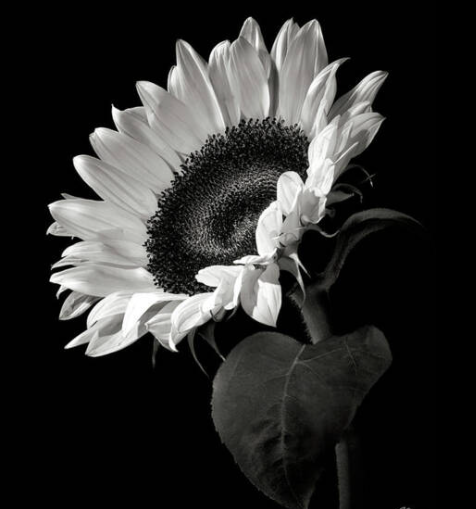
#> input picture Images/bw_flower.png, 476 x 509 px
$ python pg7.py   (older library calls are emulated)
#> lines starting #> are read from the running program, lines starting #| are printed output that depends on the picture; after the words box and inside, x2 and y2 are one past the last pixel; in counts of white or black regions, pixels touching at a corner belong together
"""
Program 7. Edge Detection: Implement edge detection algorithms like Sobel, Prewitt, Roberts, and
Canny.

Anthony Pinto Robinson
18/02/2026
"""

import cv2
import numpy as np
import matplotlib.pyplot as plt

image = cv2.imread('Images/bw_flower.png', cv2.IMREAD_GRAYSCALE)
#> image: shape (509, 476); min 0, max 255, mean 45.1

if image is None:
    print("Error: Image not found.")
    exit()

def roberts_edge_detection(image):
    kernel_x = np.array([[ 1, 0],
                         [ 0,-1]])
    kernel_y = np.array([[ 0, 1],
                         [-1, 0]])
    roberts_x = cv2.filter2D(image, cv2.CV_64F, kernel_x)
    roberts_y = cv2.filter2D(image, cv2.CV_64F, kernel_y)
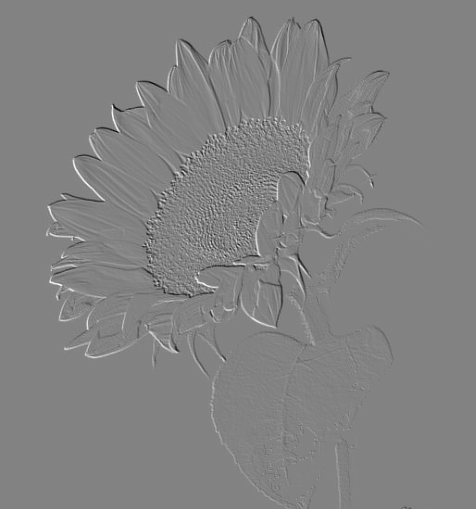
#> roberts_y: shape (509, 476) float64; min -210, max 199, mean 0; drawn with min black and max white
    roberts = cv2.magnitude(np.float32(roberts_x), np.float32(roberts_y))
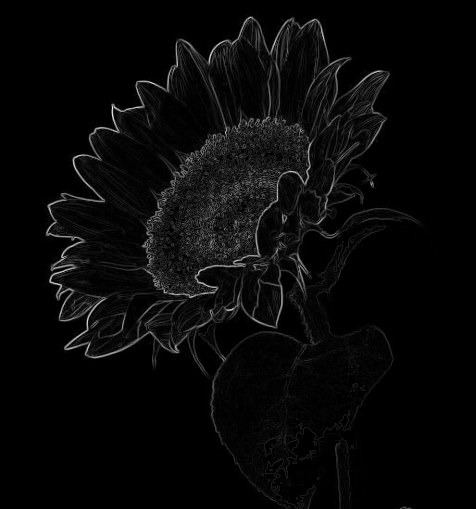
#> roberts: shape (509, 476) float32; min 0, max 276.9, mean 9.1; drawn with min black and max white
    return roberts

def prewitt_edge_detection(image):
    kernel_x = np.array([[ -1, 0, 1],
                         [ -1, 0, 1],
                         [ -1, 0, 1]])
#> kernel_x = [[-1, 0, 1], [-1, 0, 1], [-1, 0, 1]]
    kernel_y = np.array([[ 1, 1, 1],
                         [ 0, 0, 0],
                         [-1,-1,-1]])
    prewitt_x = cv2.filter2D(image, cv2.CV_64F, kernel_x)
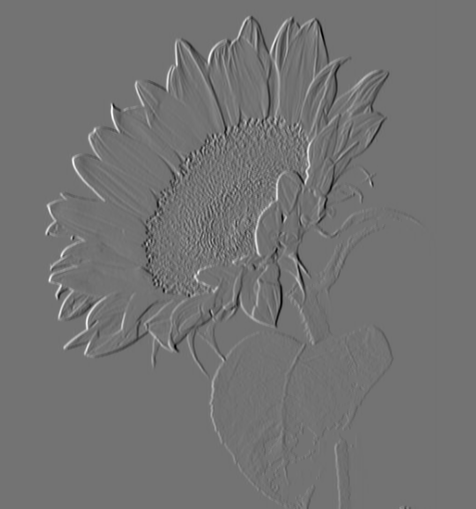
#> prewitt_x: shape (509, 476) float64; min -607, max 737, mean 0; drawn with min black and max white
    prewitt_y = cv2.filter2D(image, cv2.CV_64F, kernel_y)
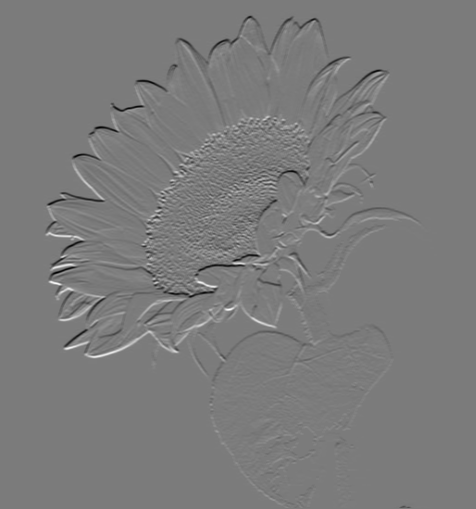
#> prewitt_y: shape (509, 476) float64; min -672, max 710, mean 0; drawn with min black and max white
    prewitt = cv2.magnitude(np.float32(prewitt_x), np.float32(prewitt_y))
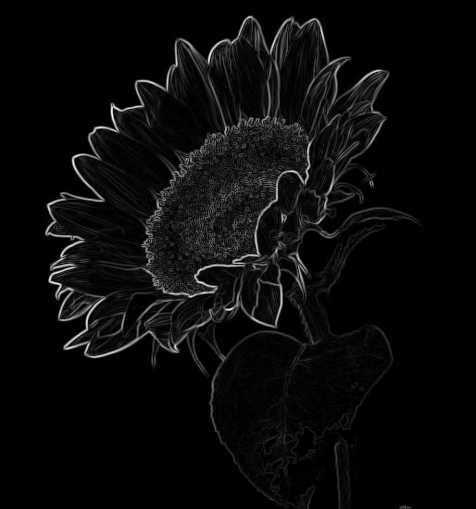
#> prewitt: shape (509, 476) float32; min 0, max 742.4, mean 30.6; drawn with min black and max white
    return prewitt

def sobel_edge_detection(image):
    sobel_x = cv2.Sobel(image, cv2.CV_64F, 1, 0, ksize=3)
    sobel_y = cv2.Sobel(image, cv2.CV_64F, 0, 1, ksize=3)
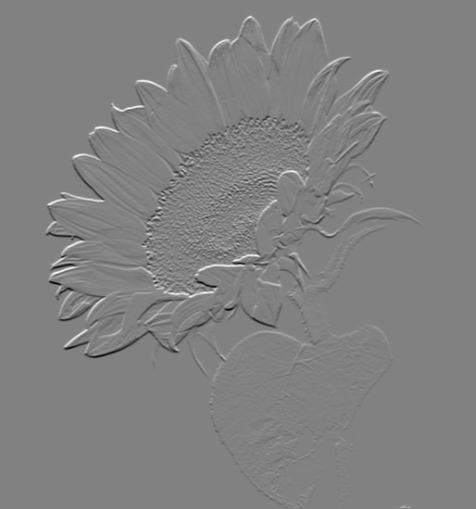
#> sobel_y: shape (509, 476) float64; min -946, max 912, mean 0; drawn with min black and max white
    sobel = cv2.magnitude(np.float32(sobel_x), np.float32(sobel_y))
    return sobel

def canny_edge_detection(image):
    return cv2.Canny(image, 100, 200)
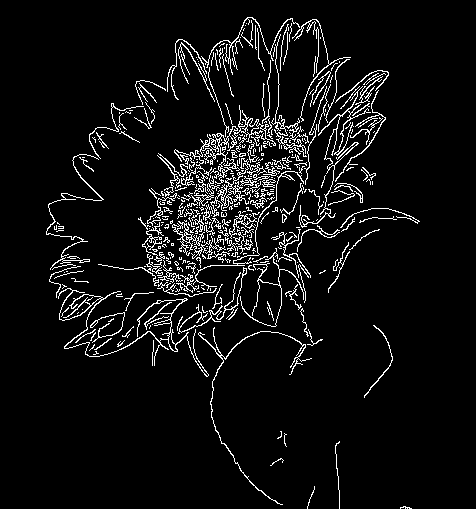
#> returned value: shape (509, 476); 6.2% white in thin lines or dots, all inside (x1, y1, x2, y2) = (46, 17, 420, 509)

images = [image,
          roberts_edge_detection(image),
          prewitt_edge_detection(image),
          sobel_edge_detection(image),
          canny_edge_detection(image)]

titles = ['Original',
          'Sobel',
          'Prewitt',
          'Roberts',
          'Canny']

plt.figure(figsize=(12, 8))

for i in range(5):
    plt.subplot(2, 3, i+1)
    plt.imshow(images[i], cmap='gray')
    plt.title(titles[i])
    plt.axis('off')

plt.tight_layout()
plt.show()
